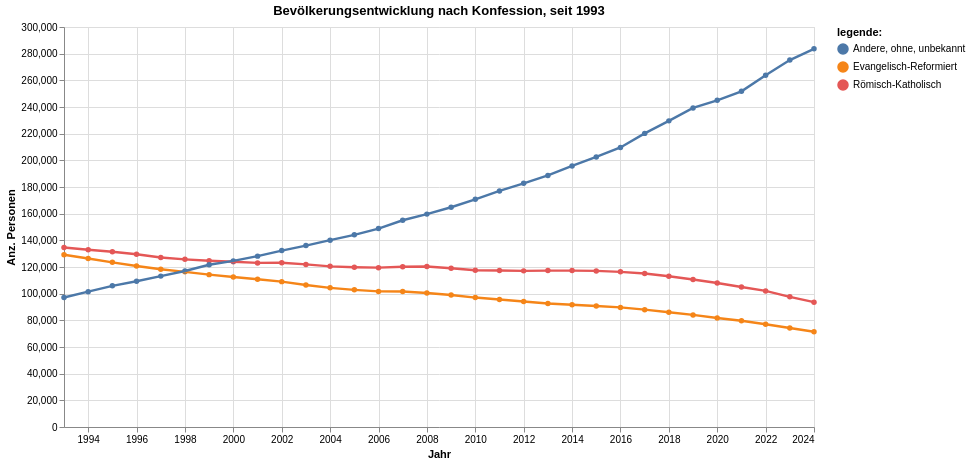

Notebook code for this chart:
### Code cell
grafik1 = mypy_dv.plot_altair_multiline_highlight(
    data = myAgg1.reset_index().query('sum_AnzBestWir>3')
    , x = 'Jahr:T'
    , y = 'sum_AnzBestWir:Q'
    , x_beschriftung = 'Jahr'
    , y_beschriftung = 'Anz. Personen'
    , warning_status  = "ignore"
    , category='Kon2AggLang_noDM'
    , category_beschriftung='legende:'
    , myTitle="Bevölkerungsentwicklung nach Konfession, seit "+data_min_date    
)
grafik1

### Figure 1 — Vega-Lite specification as saved in the notebook (floating-point values rounded to 4 significant figures)
{"config": {"view": {"continuousWidth": 300, "continuousHeight": 300}}, "layer": [{"mark": {"type": "circle"}, "encoding": {"color": {"field": "Kon2AggLang_noDM", "legend": {"orient": "right", "title": "legende:"}, "scale": {"scheme": "tableau10"}, "type": "nominal"}, "opacity": {"value": 1.3}, "tooltip": [{"field": "Jahr", "type": "temporal"}, {"field": "Kon2AggLang_noDM", "type": "nominal"}, {"field": "sum_AnzBestWir", "type": "quantitative"}], "x": {"axis": {"title": "Jahr"}, "field": "Jahr", "type": "temporal"}, "y": {"axis": {"title": "Anz. Personen"}, "field": "sum_AnzBestWir", "type": "quantitative"}}, "name": "view_5", "title": "Bevölkerungsentwicklung nach Konfession, seit 1993"}, {"mark": {"type": "line"}, "encoding": {"color": {"field": "Kon2AggLang_noDM", "legend": {"orient": "right", "title": "legende:"}, "scale": {"scheme": "tableau10"}, "type": "nominal"}, "strokeWidth": {"condition": {"test": {"not": {"param": "param_5"}}, "value": 1.2}, "value": 2.4}, "tooltip": [{"field": "Jahr", "type": "temporal"}, {"field": "Kon2AggLang_noDM", "type": "nominal"}, {"field": "sum_AnzBestWir", "type": "quantitative"}], "x": {"axis": {"title": "Jahr"}, "field": "Jahr", "type": "temporal"}, "y": {"axis": {"title": "Anz. Personen"}, "field": "sum_AnzBestWir", "type": "quantitative"}}, "title": "Bevölkerungsentwicklung nach Konfession, seit 1993"}], "data": {"name": "data-8d5f3559383e48d1baeaf24244f1ab36"}, "height": 400, "params": [{"name": "param_5", "select": {"type": "point", "fields": ["Kon2AggLang_noDM"], "nearest": true, "on": "pointerover"}, "views": ["view_5"]}], "width": 750, "$schema": "https://vega.github.io/schema/vega-lite/v5.8.0.json", "datasets": {"data-8d5f3559383e48d1baeaf24244f1ab36": [{"Jahr": "2024-01-01T00:00:00", "Jahr_nbr": 2024, "Kon2AggSort_noDM": 1, "Kon2AggCd_noDM": 1, "Kon2AggLang_noDM": "Evangelisch-Reformiert", "sum_AnzBestWir": 71413}, {"Jahr": "2024-01-01T00:00:00", "Jahr_nbr": 2024, "Kon2AggSort_noDM": 2, "Kon2AggCd_noDM": 2, "Kon2AggLang_noDM": "Römisch-Katholisch", "sum_AnzBestWir": 93622}, {"Jahr": "2024-01-01T00:00:00", "Jahr_nbr": 2024, "Kon2AggSort_noDM": 3, "Kon2AggCd_noDM": 3, "Kon2AggLang_noDM": "Andere, ohne, unbekannt", "sum_AnzBestWir": 283629}, {"Jahr": "2023-01-01T00:00:00", "Jahr_nbr": 2023, "Kon2AggSort_noDM": 1, "Kon2AggCd_noDM": 1, "Kon2AggLang_noDM": "Evangelisch-Reformiert", "sum_AnzBestWir": 74269}, {"Jahr": "2023-01-01T00:00:00", "Jahr_nbr": 2023, "Kon2AggSort_noDM": 2, "Kon2AggCd_noDM": 2, "Kon2AggLang_noDM": "Römisch-Katholisch", "sum_AnzBestWir": 97639}, {"Jahr": "2023-01-01T00:00:00", "Jahr_nbr": 2023, "Kon2AggSort_noDM": 3, "Kon2AggCd_noDM": 3, "Kon2AggLang_noDM": "Andere, ohne, unbekannt", "sum_AnzBestWir": 275174}, {"Jahr": "2022-01-01T00:00:00", "Jahr_nbr": 2022, "Kon2AggSort_noDM": 1, "Kon2AggCd_noDM": 1, "Kon2AggLang_noDM": "Evangelisch-Reformiert", "sum_AnzBestWir": 77107}, {"Jahr": "2022-01-01T00:00:00", "Jahr_nbr": 2022, "Kon2AggSort_noDM": 2, "Kon2AggCd_noDM": 2, "Kon2AggLang_noDM": "Römisch-Katholisch", "sum_AnzBestWir": 102074}, {"Jahr": "2022-01-01T00:00:00", "Jahr_nbr": 2022, "Kon2AggSort_noDM": 3, "Kon2AggCd_noDM": 3, "Kon2AggLang_noDM": "Andere, ohne, unbekannt", "sum_AnzBestWir": 263856}, {"Jahr": "2021-01-01T00:00:00", "Jahr_nbr": 2021, "Kon2AggSort_noDM": 1, "Kon2AggCd_noDM": 1, "Kon2AggLang_noDM": "Evangelisch-Reformiert", "sum_AnzBestWir": 79645}, {"Jahr": "2021-01-01T00:00:00", "Jahr_nbr": 2021, "Kon2AggSort_noDM": 2, "Kon2AggCd_noDM": 2, "Kon2AggLang_noDM": "Römisch-Katholisch", "sum_AnzBestWir": 104957}, {"Jahr": "2021-01-01T00:00:00", "Jahr_nbr": 2021, "Kon2AggSort_noDM": 3, "Kon2AggCd_noDM": 3, "Kon2AggLang_noDM": "Andere, ohne, unbekannt", "sum_AnzBestWir": 251730}, {"Jahr": "2020-01-01T00:00:00", "Jahr_nbr": 2020, "Kon2AggSort_noDM": 1, "Kon2AggCd_noDM": 1, "Kon2AggLang_noDM": "Evangelisch-Reformiert", "sum_AnzBestWir": 81727}, {"Jahr": "2020-01-01T00:00:00", "Jahr_nbr": 2020, "Kon2AggSort_noDM": 2, "Kon2AggCd_noDM": 2, "Kon2AggLang_noDM": "Römisch-Katholisch", "sum_AnzBestWir": 108020}, {"Jahr": "2020-01-01T00:00:00", "Jahr_nbr": 2020, "Kon2AggSort_noDM": 3, "Kon2AggCd_noDM": 3, "Kon2AggLang_noDM": "Andere, ohne, unbekannt", "sum_AnzBestWir": 244989}, {"Jahr": "2019-01-01T00:00:00", "Jahr_nbr": 2019, "Kon2AggSort_noDM": 1, "Kon2AggCd_noDM": 1, "Kon2AggLang_noDM": "Evangelisch-Reformiert", "sum_AnzBestWir": 84059}, {"Jahr": "2019-01-01T00:00:00", "Jahr_nbr": 2019, "Kon2AggSort_noDM": 2, "Kon2AggCd_noDM": 2, "Kon2AggLang_noDM": "Römisch-Katholisch", "sum_AnzBestWir": 110629}, {"Jahr": "2019-01-01T00:00:00", "Jahr_nbr": 2019, "Kon2AggSort_noDM": 3, "Kon2AggCd_noDM": 3, "Kon2AggLang_noDM": "Andere, ohne, unbekannt", "sum_AnzBestWir": 239320}, {"Jahr": "2018-01-01T00:00:00", "Jahr_nbr": 2018, "Kon2AggSort_noDM": 1, "Kon2AggCd_noDM": 1, "Kon2AggLang_noDM": "Evangelisch-Reformiert", "sum_AnzBestWir": 86063}, {"Jahr": "2018-01-01T00:00:00", "Jahr_nbr": 2018, "Kon2AggSort_noDM": 2, "Kon2AggCd_noDM": 2, "Kon2AggLang_noDM": "Römisch-Katholisch", "sum_AnzBestWir": 113073}, {"Jahr": "2018-01-01T00:00:00", "Jahr_nbr": 2018, "Kon2AggSort_noDM": 3, "Kon2AggCd_noDM": 3, "Kon2AggLang_noDM": "Andere, ohne, unbekannt", "sum_AnzBestWir": 229601}, {"Jahr": "2017-01-01T00:00:00", "Jahr_nbr": 2017, "Kon2AggSort_noDM": 1, "Kon2AggCd_noDM": 1, "Kon2AggLang_noDM": "Evangelisch-Reformiert", "sum_AnzBestWir": 88011}, {"Jahr": "2017-01-01T00:00:00", "Jahr_nbr": 2017, "Kon2AggSort_noDM": 2, "Kon2AggCd_noDM": 2, "Kon2AggLang_noDM": "Römisch-Katholisch", "sum_AnzBestWir": 115085}, {"Jahr": "2017-01-01T00:00:00", "Jahr_nbr": 2017, "Kon2AggSort_noDM": 3, "Kon2AggCd_noDM": 3, "Kon2AggLang_noDM": "Andere, ohne, unbekannt", "sum_AnzBestWir": 220214}, {"Jahr": "2016-01-01T00:00:00", "Jahr_nbr": 2016, "Kon2AggSort_noDM": 1, "Kon2AggCd_noDM": 1, "Kon2AggLang_noDM": "Evangelisch-Reformiert", "sum_AnzBestWir": 89694}, {"Jahr": "2016-01-01T00:00:00", "Jahr_nbr": 2016, "Kon2AggSort_noDM": 2, "Kon2AggCd_noDM": 2, "Kon2AggLang_noDM": "Römisch-Katholisch", "sum_AnzBestWir": 116353}, {"Jahr": "2016-01-01T00:00:00", "Jahr_nbr": 2016, "Kon2AggSort_noDM": 3, "Kon2AggCd_noDM": 3, "Kon2AggLang_noDM": "Andere, ohne, unbekannt", "sum_AnzBestWir": 209635}, {"Jahr": "2015-01-01T00:00:00", "Jahr_nbr": 2015, "Kon2AggSort_noDM": 1, "Kon2AggCd_noDM": 1, "Kon2AggLang_noDM": "Evangelisch-Reformiert", "sum_AnzBestWir": 90793}, {"Jahr": "2015-01-01T00:00:00", "Jahr_nbr": 2015, "Kon2AggSort_noDM": 2, "Kon2AggCd_noDM": 2, "Kon2AggLang_noDM": "Römisch-Katholisch", "sum_AnzBestWir": 117068}, {"Jahr": "2015-01-01T00:00:00", "Jahr_nbr": 2015, "Kon2AggSort_noDM": 3, "Kon2AggCd_noDM": 3, "Kon2AggLang_noDM": "Andere, ohne, unbekannt", "sum_AnzBestWir": 202543}, {"Jahr": "2014-01-01T00:00:00", "Jahr_nbr": 2014, "Kon2AggSort_noDM": 1, "Kon2AggCd_noDM": 1, "Kon2AggLang_noDM": "Evangelisch-Reformiert", "sum_AnzBestWir": 91710}, {"Jahr": "2014-01-01T00:00:00", "Jahr_nbr": 2014, "Kon2AggSort_noDM": 2, "Kon2AggCd_noDM": 2, "Kon2AggLang_noDM": "Römisch-Katholisch", "sum_AnzBestWir": 117314}, {"Jahr": "2014-01-01T00:00:00", "Jahr_nbr": 2014, "Kon2AggSort_noDM": 3, "Kon2AggCd_noDM": 3, "Kon2AggLang_noDM": "Andere, ohne, unbekannt", "sum_AnzBestWir": 195759}, {"Jahr": "2013-01-01T00:00:00", "Jahr_nbr": 2013, "Kon2AggSort_noDM": 1, "Kon2AggCd_noDM": 1, "Kon2AggLang_noDM": "Evangelisch-Reformiert", "sum_AnzBestWir": 92629}, {"Jahr": "2013-01-01T00:00:00", "Jahr_nbr": 2013, "Kon2AggSort_noDM": 2, "Kon2AggCd_noDM": 2, "Kon2AggLang_noDM": "Römisch-Katholisch", "sum_AnzBestWir": 117294}, {"Jahr": "2013-01-01T00:00:00", "Jahr_nbr": 2013, "Kon2AggSort_noDM": 3, "Kon2AggCd_noDM": 3, "Kon2AggLang_noDM": "Andere, ohne, unbekannt", "sum_AnzBestWir": 188652}, {"Jahr": "2012-01-01T00:00:00", "Jahr_nbr": 2012, "Kon2AggSort_noDM": 1, "Kon2AggCd_noDM": 1, "Kon2AggLang_noDM": "Evangelisch-Reformiert", "sum_AnzBestWir": 94152}, {"Jahr": "2012-01-01T00:00:00", "Jahr_nbr": 2012, "Kon2AggSort_noDM": 2, "Kon2AggCd_noDM": 2, "Kon2AggLang_noDM": "Römisch-Katholisch", "sum_AnzBestWir": 117095}, {"Jahr": "2012-01-01T00:00:00", "Jahr_nbr": 2012, "Kon2AggSort_noDM": 3, "Kon2AggCd_noDM": 3, "Kon2AggLang_noDM": "Andere, ohne, unbekannt", "sum_AnzBestWir": 182765}, {"Jahr": "2011-01-01T00:00:00", "Jahr_nbr": 2011, "Kon2AggSort_noDM": 1, "Kon2AggCd_noDM": 1, "Kon2AggLang_noDM": "Evangelisch-Reformiert", "sum_AnzBestWir": 95625}, {"Jahr": "2011-01-01T00:00:00", "Jahr_nbr": 2011, "Kon2AggSort_noDM": 2, "Kon2AggCd_noDM": 2, "Kon2AggLang_noDM": "Römisch-Katholisch", "sum_AnzBestWir": 117410}, {"Jahr": "2011-01-01T00:00:00", "Jahr_nbr": 2011, "Kon2AggSort_noDM": 3, "Kon2AggCd_noDM": 3, "Kon2AggLang_noDM": "Andere, ohne, unbekannt", "sum_AnzBestWir": 177047}, {"Jahr": "2010-01-01T00:00:00", "Jahr_nbr": 2010, "Kon2AggSort_noDM": 1, "Kon2AggCd_noDM": 1, "Kon2AggLang_noDM": "Evangelisch-Reformiert", "sum_AnzBestWir": 97072}, {"Jahr": "2010-01-01T00:00:00", "Jahr_nbr": 2010, "Kon2AggSort_noDM": 2, "Kon2AggCd_noDM": 2, "Kon2AggLang_noDM": "Römisch-Katholisch", "sum_AnzBestWir": 117615}, {"Jahr": "2010-01-01T00:00:00", "Jahr_nbr": 2010, "Kon2AggSort_noDM": 3, "Kon2AggCd_noDM": 3, "Kon2AggLang_noDM": "Andere, ohne, unbekannt", "sum_AnzBestWir": 170781}, {"Jahr": "2009-01-01T00:00:00", "Jahr_nbr": 2009, "Kon2AggSort_noDM": 1, "Kon2AggCd_noDM": 1, "Kon2AggLang_noDM": "Evangelisch-Reformiert", "sum_AnzBestWir": 99008}, {"Jahr": "2009-01-01T00:00:00", "Jahr_nbr": 2009, "Kon2AggSort_noDM": 2, "Kon2AggCd_noDM": 2, "Kon2AggLang_noDM": "Römisch-Katholisch", "sum_AnzBestWir": 119076}, {"Jahr": "2009-01-01T00:00:00", "Jahr_nbr": 2009, "Kon2AggSort_noDM": 3, "Kon2AggCd_noDM": 3, "Kon2AggLang_noDM": "Andere, ohne, unbekannt", "sum_AnzBestWir": 164822}, {"Jahr": "2008-01-01T00:00:00", "Jahr_nbr": 2008, "Kon2AggSort_noDM": 1, "Kon2AggCd_noDM": 1, "Kon2AggLang_noDM": "Evangelisch-Reformiert", "sum_AnzBestWir": 100514}, {"Jahr": "2008-01-01T00:00:00", "Jahr_nbr": 2008, "Kon2AggSort_noDM": 2, "Kon2AggCd_noDM": 2, "Kon2AggLang_noDM": "Römisch-Katholisch", "sum_AnzBestWir": 120322}, {"Jahr": "2008-01-01T00:00:00", "Jahr_nbr": 2008, "Kon2AggSort_noDM": 3, "Kon2AggCd_noDM": 3, "Kon2AggLang_noDM": "Andere, ohne, unbekannt", "sum_AnzBestWir": 159663}, {"Jahr": "2007-01-01T00:00:00", "Jahr_nbr": 2007, "Kon2AggSort_noDM": 1, "Kon2AggCd_noDM": 1, "Kon2AggLang_noDM": "Evangelisch-Reformiert", "sum_AnzBestWir": 101587}, {"Jahr": "2007-01-01T00:00:00", "Jahr_nbr": 2007, "Kon2AggSort_noDM": 2, "Kon2AggCd_noDM": 2, "Kon2AggLang_noDM": "Römisch-Katholisch", "sum_AnzBestWir": 120170}, {"Jahr": "2007-01-01T00:00:00", "Jahr_nbr": 2007, "Kon2AggSort_noDM": 3, "Kon2AggCd_noDM": 3, "Kon2AggLang_noDM": "Andere, ohne, unbekannt", "sum_AnzBestWir": 155058}, {"Jahr": "2006-01-01T00:00:00", "Jahr_nbr": 2006, "Kon2AggSort_noDM": 1, "Kon2AggCd_noDM": 1, "Kon2AggLang_noDM": "Evangelisch-Reformiert", "sum_AnzBestWir": 101698}, {"Jahr": "2006-01-01T00:00:00", "Jahr_nbr": 2006, "Kon2AggSort_noDM": 2, "Kon2AggCd_noDM": 2, "Kon2AggLang_noDM": "Römisch-Katholisch", "sum_AnzBestWir": 119517}, {"Jahr": "2006-01-01T00:00:00", "Jahr_nbr": 2006, "Kon2AggSort_noDM": 3, "Kon2AggCd_noDM": 3, "Kon2AggLang_noDM": "Andere, ohne, unbekannt", "sum_AnzBestWir": 148847}, {"Jahr": "2005-01-01T00:00:00", "Jahr_nbr": 2005, "Kon2AggSort_noDM": 1, "Kon2AggCd_noDM": 1, "Kon2AggLang_noDM": "Evangelisch-Reformiert", "sum_AnzBestWir": 102863}, {"Jahr": "2005-01-01T00:00:00", "Jahr_nbr": 2005, "Kon2AggSort_noDM": 2, "Kon2AggCd_noDM": 2, "Kon2AggLang_noDM": "Römisch-Katholisch", "sum_AnzBestWir": 119838}, {"Jahr": "2005-01-01T00:00:00", "Jahr_nbr": 2005, "Kon2AggSort_noDM": 3, "Kon2AggCd_noDM": 3, "Kon2AggLang_noDM": "Andere, ohne, unbekannt", "sum_AnzBestWir": 144108}, {"Jahr": "2004-01-01T00:00:00", "Jahr_nbr": 2004, "Kon2AggSort_noDM": 1, "Kon2AggCd_noDM": 1, "Kon2AggLang_noDM": "Evangelisch-Reformiert", "sum_AnzBestWir": 104376}, {"Jahr": "2004-01-01T00:00:00", "Jahr_nbr": 2004, "Kon2AggSort_noDM": 2, "Kon2AggCd_noDM": 2, "Kon2AggLang_noDM": "Römisch-Katholisch", "sum_AnzBestWir": 120497}, {"Jahr": "2004-01-01T00:00:00", "Jahr_nbr": 2004, "Kon2AggSort_noDM": 3, "Kon2AggCd_noDM": 3, "Kon2AggLang_noDM": "Andere, ohne, unbekannt", "sum_AnzBestWir": 140104}, {"Jahr": "2003-01-01T00:00:00", "Jahr_nbr": 2003, "Kon2AggSort_noDM": 1, "Kon2AggCd_noDM": 1, "Kon2AggLang_noDM": "Evangelisch-Reformiert", "sum_AnzBestWir": 106504}, {"Jahr": "2003-01-01T00:00:00", "Jahr_nbr": 2003, "Kon2AggSort_noDM": 2, "Kon2AggCd_noDM": 2, "Kon2AggLang_noDM": "Römisch-Katholisch", "sum_AnzBestWir": 121938}, {"Jahr": "2003-01-01T00:00:00", "Jahr_nbr": 2003, "Kon2AggSort_noDM": 3, "Kon2AggCd_noDM": 3, "Kon2AggLang_noDM": "Andere, ohne, unbekannt", "sum_AnzBestWir": 136086}, {"Jahr": "2002-01-01T00:00:00", "Jahr_nbr": 2002, "Kon2AggSort_noDM": 1, "Kon2AggCd_noDM": 1, "Kon2AggLang_noDM": "Evangelisch-Reformiert", "sum_AnzBestWir": 109027}, {"Jahr": "2002-01-01T00:00:00", "Jahr_nbr": 2002, "Kon2AggSort_noDM": 2, "Kon2AggCd_noDM": 2, "Kon2AggLang_noDM": "Römisch-Katholisch", "sum_AnzBestWir": 123217}, {"Jahr": "2002-01-01T00:00:00", "Jahr_nbr": 2002, "Kon2AggSort_noDM": 3, "Kon2AggCd_noDM": 3, "Kon2AggLang_noDM": "Andere, ohne, unbekannt", "sum_AnzBestWir": 132314}, {"Jahr": "2001-01-01T00:00:00", "Jahr_nbr": 2001, "Kon2AggSort_noDM": 1, "Kon2AggCd_noDM": 1, "Kon2AggLang_noDM": "Evangelisch-Reformiert", "sum_AnzBestWir": 110801}, {"Jahr": "2001-01-01T00:00:00", "Jahr_nbr": 2001, "Kon2AggSort_noDM": 2, "Kon2AggCd_noDM": 2, "Kon2AggLang_noDM": "Römisch-Katholisch", "sum_AnzBestWir": 123085}, {"Jahr": "2001-01-01T00:00:00", "Jahr_nbr": 2001, "Kon2AggSort_noDM": 3, "Kon2AggCd_noDM": 3, "Kon2AggLang_noDM": "Andere, ohne, unbekannt", "sum_AnzBestWir": 128156}, {"Jahr": "2000-01-01T00:00:00", "Jahr_nbr": 2000, "Kon2AggSort_noDM": 1, "Kon2AggCd_noDM": 1, "Kon2AggLang_noDM": "Evangelisch-Reformiert", "sum_AnzBestWir": 112513}, {"Jahr": "2000-01-01T00:00:00", "Jahr_nbr": 2000, "Kon2AggSort_noDM": 2, "Kon2AggCd_noDM": 2, "Kon2AggLang_noDM": "Römisch-Katholisch", "sum_AnzBestWir": 123908}, {"Jahr": "2000-01-01T00:00:00", "Jahr_nbr": 2000, "Kon2AggSort_noDM": 3, "Kon2AggCd_noDM": 3, "Kon2AggLang_noDM": "Andere, ohne, unbekannt", "sum_AnzBestWir": 124559}, {"Jahr": "1999-01-01T00:00:00", "Jahr_nbr": 1999, "Kon2AggSort_noDM": 1, "Kon2AggCd_noDM": 1, "Kon2AggLang_noDM": "Evangelisch-Reformiert", "sum_AnzBestWir": 114276}, {"Jahr": "1999-01-01T00:00:00", "Jahr_nbr": 1999, "Kon2AggSort_noDM": 2, "Kon2AggCd_noDM": 2, "Kon2AggLang_noDM": "Römisch-Katholisch", "sum_AnzBestWir": 124729}, {"Jahr": "1999-01-01T00:00:00", "Jahr_nbr": 1999, "Kon2AggSort_noDM": 3, "Kon2AggCd_noDM": 3, "Kon2AggLang_noDM": "Andere, ohne, unbekannt", "sum_AnzBestWir": 121699}, {"Jahr": "1998-01-01T00:00:00", "Jahr_nbr": 1998, "Kon2AggSort_noDM": 1, "Kon2AggCd_noDM": 1, "Kon2AggLang_noDM": "Evangelisch-Reformiert", "sum_AnzBestWir": 116352}, {"Jahr": "1998-01-01T00:00:00", "Jahr_nbr": 1998, "Kon2AggSort_noDM": 2, "Kon2AggCd_noDM": 2, "Kon2AggLang_noDM": "Römisch-Katholisch", "sum_AnzBestWir": 125744}, {"Jahr": "1998-01-01T00:00:00", "Jahr_nbr": 1998, "Kon2AggSort_noDM": 3, "Kon2AggCd_noDM": 3, "Kon2AggLang_noDM": "Andere, ohne, unbekannt", "sum_AnzBestWir": 116977}, {"Jahr": "1997-01-01T00:00:00", "Jahr_nbr": 1997, "Kon2AggSort_noDM": 1, "Kon2AggCd_noDM": 1, "Kon2AggLang_noDM": "Evangelisch-Reformiert", "sum_AnzBestWir": 118295}, {"Jahr": "1997-01-01T00:00:00", "Jahr_nbr": 1997, "Kon2AggSort_noDM": 2, "Kon2AggCd_noDM": 2, "Kon2AggLang_noDM": "Römisch-Katholisch", "sum_AnzBestWir": 127136}, {"Jahr": "1997-01-01T00:00:00", "Jahr_nbr": 1997, "Kon2AggSort_noDM": 3, "Kon2AggCd_noDM": 3, "Kon2AggLang_noDM": "Andere, ohne, unbekannt", "sum_AnzBestWir": 113163}, {"Jahr": "1996-01-01T00:00:00", "Jahr_nbr": 1996, "Kon2AggSort_noDM": 1, "Kon2AggCd_noDM": 1, "Kon2AggLang_noDM": "Evangelisch-Reformiert", "sum_AnzBestWir": 120784}, {"Jahr": "1996-01-01T00:00:00", "Jahr_nbr": 1996, "Kon2AggSort_noDM": 2, "Kon2AggCd_noDM": 2, "Kon2AggLang_noDM": "Römisch-Katholisch", "sum_AnzBestWir": 129522}, {"Jahr": "1996-01-01T00:00:00", "Jahr_nbr": 1996, "Kon2AggSort_noDM": 3, "Kon2AggCd_noDM": 3, "Kon2AggLang_noDM": "Andere, ohne, unbekannt", "sum_AnzBestWir": 109342}, {"Jahr": "1995-01-01T00:00:00", "Jahr_nbr": 1995, "Kon2AggSort_noDM": 1, "Kon2AggCd_noDM": 1, "Kon2AggLang_noDM": "Evangelisch-Reformiert", "sum_AnzBestWir": 123481}, {"Jahr": "1995-01-01T00:00:00", "Jahr_nbr": 1995, "Kon2AggSort_noDM": 2, "Kon2AggCd_noDM": 2, "Kon2AggLang_noDM": "Römisch-Katholisch", "sum_AnzBestWir": 131477}, {"Jahr": "1995-01-01T00:00:00", "Jahr_nbr": 1995, "Kon2AggSort_noDM": 3, "Kon2AggCd_noDM": 3, "Kon2AggLang_noDM": "Andere, ohne, unbekannt", "sum_AnzBestWir": 105868}, {"Jahr": "1994-01-01T00:00:00", "Jahr_nbr": 1994, "Kon2AggSort_noDM": 1, "Kon2AggCd_noDM": 1, "Kon2AggLang_noDM": "Evangelisch-Reformiert", "sum_AnzBestWir": 126379}, {"Jahr": "1994-01-01T00:00:00", "Jahr_nbr": 1994, "Kon2AggSort_noDM": 2, "Kon2AggCd_noDM": 2, "Kon2AggLang_noDM": "Römisch-Katholisch", "sum_AnzBestWir": 132975}, {"Jahr": "1994-01-01T00:00:00", "Jahr_nbr": 1994, "Kon2AggSort_noDM": 3, "Kon2AggCd_noDM": 3, "Kon2AggLang_noDM": "Andere, ohne, unbekannt", "sum_AnzBestWir": 101494}, {"Jahr": "1993-01-01T00:00:00", "Jahr_nbr": 1993, "Kon2AggSort_noDM": 1, "Kon2AggCd_noDM": 1, "Kon2AggLang_noDM": "Evangelisch-Reformiert", "sum_AnzBestWir": 129157}, {"Jahr": "1993-01-01T00:00:00", "Jahr_nbr": 1993, "Kon2AggSort_noDM": 2, "Kon2AggCd_noDM": 2, "Kon2AggLang_noDM": "Römisch-Katholisch", "sum_AnzBestWir": 134612}, {"Jahr": "1993-01-01T00:00:00", "Jahr_nbr": 1993, "Kon2AggSort_noDM": 3, "Kon2AggCd_noDM": 3, "Kon2AggLang_noDM": "Andere, ohne, unbekannt", "sum_AnzBestWir": 97129}]}}
